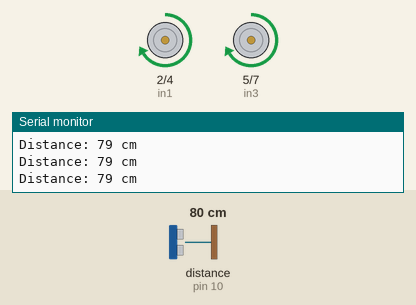
Bench run of a sketch on a simulated Arduino Uno, built with avr-gcc and run on an emulated ATmega328P. Shown: motor-driver pin pairs drawn as motors (green arrow = first pin HIGH = forward, orange = second pin HIGH = backward, longer = more drive, scaled by the enable pin), the last lines printed to the serial monitor. Wiring (inferred from the names in the program): ultrasonic range finder: trigger pin 9; echo pin 10. The inputs (shaded band) are chosen by the test bench; at power-on: distance to the obstacle (sensor on pin 10) 80 cm. The echo pulse lasts 58.3 µs per cm.

Above: at 1.2 s.
1.3 s: distance to the obstacle (sensor on pin 10) set to 39 cm
2.8 s: distance to the obstacle (sensor on pin 10) set to 32 cm
At 3.52 s:
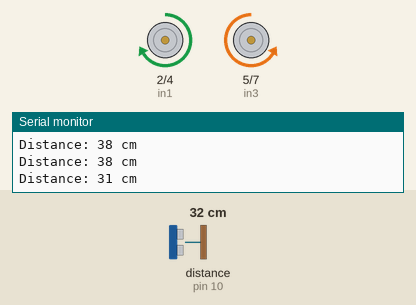
5.8 s: distance to the obstacle (sensor on pin 10) set to 60 cm
At 6.24 s:
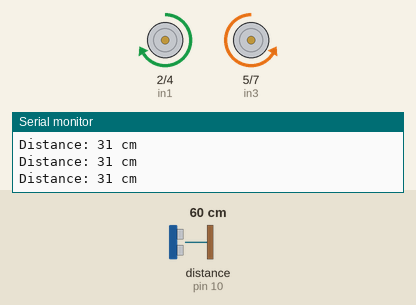
8.8 s: distance to the obstacle (sensor on pin 10) set to 2 cm
At 9.16 s:
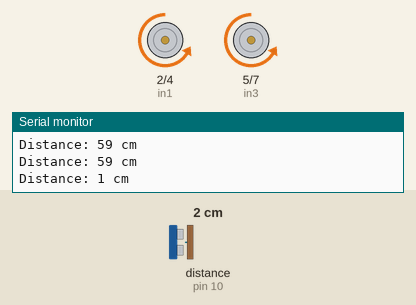
11.8 s: distance to the obstacle (sensor on pin 10) set to 203 cm
Timing chart, 0 to 14.8 s (numbered marks = the images above; inputs shaded):
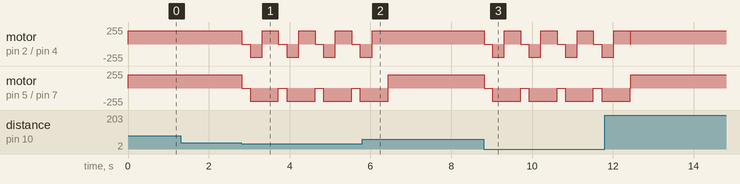

Measured:
- the behaviour switches between 36 and 35 cm on distance to the obstacle (sensor on pin 10) (found by bisection; images 0 and 1)
- after the input at 2.8 s, motor on pin 2 (in1) / pin 4 (in2): forward 200/255 → stopped at once, then repeats every 0.91 s: backward 200/255 0.30 s, forward 200/255 0.40 s, stopped 0.20 s; motor on pin 5 (in3) / pin 7 (in4): alternates backward 200/255 for 0.70 s and stopped for 0.20 s, starting at once
- after the input at 5.8 s, motor on pin 2 (in1) / pin 4 (in2): goes on until 6.0 s, then stays forward 200/255
- after the input at 8.8 s, motor on pin 2 (in1) / pin 4 (in2): forward 200/255 → stopped at once, then repeats every 0.90 s: backward 200/255 0.30 s, forward 200/255 0.40 s, stopped 0.20 s; motor on pin 5 (in3) / pin 7 (in4): alternates backward 200/255 for 0.70 s and stopped for 0.20 s, starting at once

The sketch:

mobile_2WD_robot_command.ino
```cpp
// Assignation des broches moteurs
int in1 = 2;
int in2 = 4;
int enA = 3;
int in3 = 5;
int in4 = 7;
int enB = 6;

// Broches capteur ultrason
const int trigPin = 9;
const int echoPin = 10;

// Seuil de déclenchement en cm

const int DIST_SEUIL = 35;

// Fonctions utilitaires
void avancer(int speed) {
  analogWrite(enA, speed);
  analogWrite(enB, speed);
  digitalWrite(in1, HIGH);
  digitalWrite(in2, LOW);
  digitalWrite(in3, HIGH);
  digitalWrite(in4, LOW);
}

void reculer(int speed) {
  analogWrite(enA, speed);
  analogWrite(enB, speed);
  digitalWrite(in1, LOW);
  digitalWrite(in2, HIGH);
  digitalWrite(in3, LOW);
  digitalWrite(in4, HIGH);
}
void tournerDroite(int speed) {
  analogWrite(enA, speed);
  analogWrite(enB, speed);
  digitalWrite(in1, HIGH);
  digitalWrite(in2, LOW);
  digitalWrite(in3, LOW);
  digitalWrite(in4, HIGH);
}

void stopRobot() {
  analogWrite(enA, 0);
  analogWrite(enB, 0);
  digitalWrite(in1, LOW);
  digitalWrite(in2, LOW);
  digitalWrite(in3, LOW);
  digitalWrite(in4, LOW);
}

// Mesure de distance avec HC-SRO4
long lireDistanceUltrason() {
  digitalWrite(trigPin, LOW);
  delayMicroseconds(2);
  digitalWrite(trigPin, HIGH);
  delayMicroseconds(10);
  digitalWrite(trigPin, LOW);
  long duree = pulseIn(echoPin, HIGH);
  return duree * 0.0343 / 2; // Conversion temps→distance en cm :contentReference[oaicite:1]{index=1}
}

void setup() {
  pinMode(in1, OUTPUT);
  pinMode(in2, OUTPUT);
  pinMode(enA, OUTPUT);
  pinMode(in3, OUTPUT);
  pinMode(in4, OUTPUT);
  pinMode(enB, OUTPUT);
  pinMode(trigPin, OUTPUT);
  pinMode(echoPin, INPUT);

  Serial.begin(9600); // activation du moniteur série
}

void loop() {
  long dist = lireDistanceUltrason();// recupérer la distance en appelant la fonct lireDistanceUltrason
  Serial.print("Distance: ");
  Serial.print(dist);
  Serial.println(" cm");

   if (dist > 0 && dist < DIST_SEUIL) {
    stopRobot();
    unsigned long t0 = millis();
    while (millis() - t0 < 200) {
      // attente de 200 ms, sans bloquer
      dist = lireDistanceUltrason();
      if (dist == 0) break;
    }

    reculer(200);
    t0 = millis();
    while (millis() - t0 < 300) {
      dist = lireDistanceUltrason();
    }

    tournerDroite(200);
    t0 = millis();
    while (millis() - t0 < 400) {
      dist = lireDistanceUltrason();
    }

    stopRobot();
  }
  else {
    avancer(200);
  }
}
```
